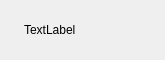
<?xml version="1.0" encoding="UTF-8"?>
<ui version="4.0">
 <class>ActListItem</class>
 <widget class="QWidget" name="ActListItem">
  <property name="geometry">
   <rect>
    <x>0</x>
    <y>0</y>
    <width>165</width>
    <height>60</height>
   </rect>
  </property>
  <property name="sizePolicy">
   <sizepolicy hsizetype="Fixed" vsizetype="Fixed">
    <horstretch>0</horstretch>
    <verstretch>0</verstretch>
   </sizepolicy>
  </property>
  <property name="minimumSize">
   <size>
    <width>165</width>
    <height>60</height>
   </size>
  </property>
  <property name="maximumSize">
   <size>
    <width>165</width>
    <height>60</height>
   </size>
  </property>
  <property name="windowTitle">
   <string>Form</string>
  </property>
  <layout class="QHBoxLayout" name="horizontalLayout">
   <property name="spacing">
    <number>0</number>
   </property>
   <property name="leftMargin">
    <number>24</number>
   </property>
   <property name="topMargin">
    <number>0</number>
   </property>
   <property name="rightMargin">
    <number>10</number>
   </property>
   <property name="bottomMargin">
    <number>0</number>
   </property>
   <item>
    <widget class="QLabel" name="label_item_name">
     <property name="text">
      <string>TextLabel</string>
     </property>
    </widget>
   </item>
   <item>
    <spacer name="horizontalSpacer">
     <property name="orientation">
      <enum>Qt::Horizontal</enum>
     </property>
     <property name="sizeHint" stdset="0">
      <size>
       <width>40</width>
       <height>20</height>
      </size>
     </property>
    </spacer>
   </item>
   <item>
    <widget class="QLabel" name="label_arrow">
     <property name="minimumSize">
      <size>
       <width>16</width>
       <height>16</height>
      </size>
     </property>
     <property name="maximumSize">
      <size>
       <width>16</width>
       <height>16</height>
      </size>
     </property>
     <property name="styleSheet">
      <string notr="true">border-image:url(:/images/arrow.svg)
</string>
     </property>
     <property name="text">
      <string/>
     </property>
    </widget>
   </item>
  </layout>
 </widget>
 <resources/>
 <connections/>
</ui>
